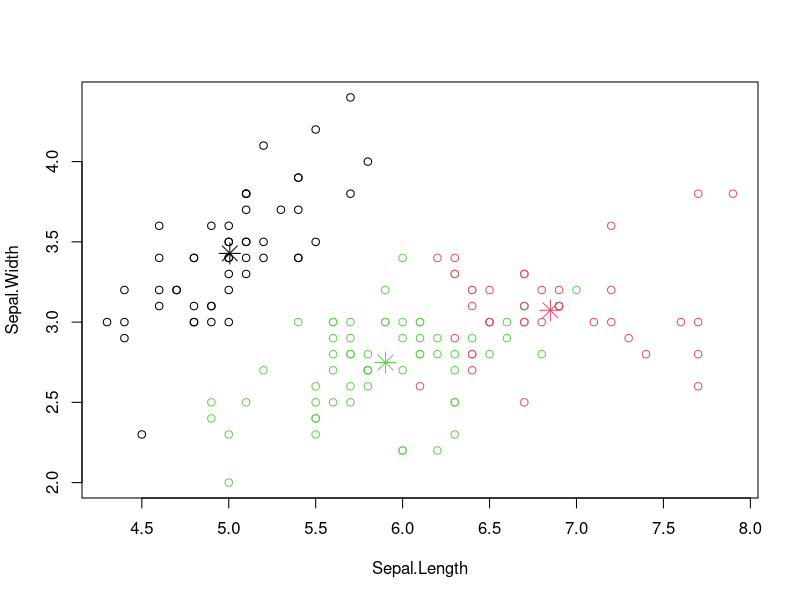

The R source for this figure:
# File description -------------------------------------------------------------
# Simple example of clustering

# Setup ------------------------------------------------------------------------
rm(list=ls()) # Delete all variables
cat("\014")   # Clear console

# Find clusters ----------------------------------------------------------------

# Make copy of iris
iris_no_labels <- iris

# Remove category labels
iris_no_labels$Species <- NULL

# Apply kmeans to iris
n_clusters <- 3
kc <- kmeans(iris_no_labels, n_clusters)
# print(kc)

# Visualize the clusters
plot(iris[c("Sepal.Length", "Sepal.Width")], 
     col=kc$cluster)
points(kc$centers[,c("Sepal.Length", "Sepal.Width")], 
       col=1:3, 
       pch=8,
       cex=2)